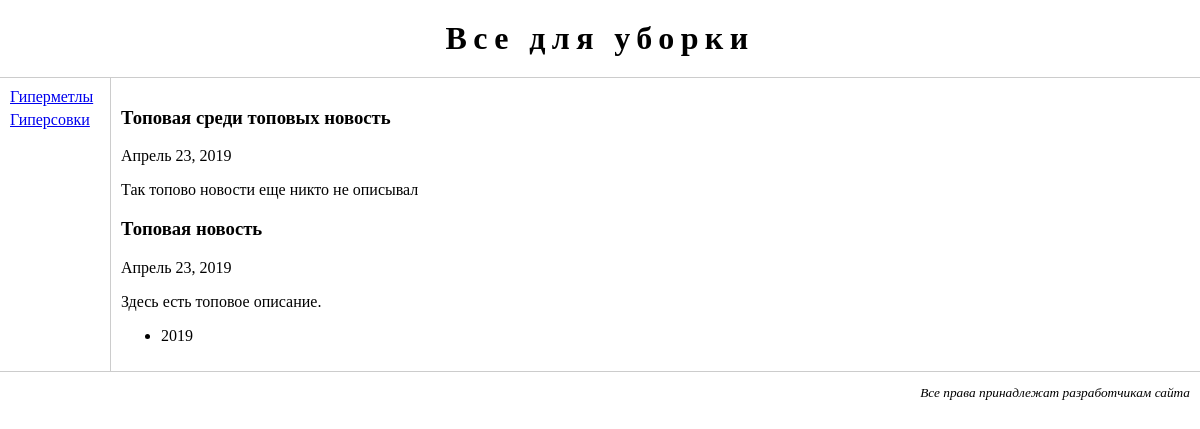
Page /news/ on the committed database.
### goods/models.py (models this page shows, shortened)
class Category(models.Model):
    name = models.CharField(max_length=50, unique=True)
    class Meta:
        db_table = 'goods_category'
        ordering = ['name',]
        verbose_name = 'категория'
        verbose_name_plural = 'категории'

### news/models.py (models this page shows, shortened)
class New(models.Model):
    title = models.CharField(max_length=100, db_index=True)
    description = models.TextField()
    content = models.TextField()
    pub_date = models.DateField(db_index=True, auto_now_add = True)
    class Meta:
        db_table = 'news_category'
        verbose_name = 'новость'
        verbose_name_plural = 'новости'

### news/views.py (the view)
# urls.py: path('', NewsArchiveView.as_view(), name = 'news_archive'),
class NewsArchiveView(ArchiveIndexView):
    model = New
    date_field = 'pub_date'
    template_name = 'news/index.html'
    def get_context_data(self, **kwargs):
        context = super(NewsArchiveView, self).get_context_data(**kwargs)
        context['cats'] = Category.objects.order_by('name')
        return context

### news/templates/news/index.html (shortened to what this page needs)
{% extends 'base.html' %}
{% block main %}
    {% for new in latest %}
        <h3>{{ new.title }}</h3>
        <p>{{ new.pub_date }}</p>
        <p>{{ new.description }}</p>
    {% endfor %}
    <ul>
        {% for date in date_list %}
        <li>{{ date|date:'Y' }}</li>
        {% endfor %}
    </ul>
{% endblock %}

### templates/base.html (shortened to what this page needs)
{% load static %}
<!DOCTYPE html>
<html>
    <head>
        <link rel="stylesheet" type="text/css" href="{% static 'css/main.css' %}">
    </head>
    <body>
        <div id="header">
            <h1>Все для уборки</h1>
        </div>
        <div id="leftmenu">
            <ul>
                {% for cat in cats %}
                    <li><a href="{% url 'index' cat.id %}">{{ cat.name }}</a></li>
                {% endfor %}
            </ul>
        </div>
        <div id="main">
            {% block main %}{% endblock %}
        </div>
        <div id="footer">
            <p>Все права принадлежат разработчикам сайта</p>
        </div>
    </body>
</html>

### static/css/main.css (style rules this page uses)
body { margin: 0px; padding: 0px; }
#header { text-align: center; border-bottom: 1px #cccccc solid; }
#header h1 { margin: 20px 0px 20px 0px; letter-spacing: 0.2em; }
#leftmenu { float: left; width: 100px; padding: 10px; }
#leftmenu ul { margin: 0px; padding: 0px; }
#leftmenu ul li { list-style-type: none; margin-bottom: 5px; }
#main { margin-left: 110px; border-left: 1px #cccccc solid; padding: 10px; }
#footer { text-align: right; border-top: 1px #cccccc solid; padding-right: 10px; }
#footer p { font-size: smaller; font-style: italic; }

### rows in the picture
Category: name "Гиперметлы"
Category: name "Гиперсовки"
New: title "Топовая среди топовых новость", pub_date "Апрель 23, 2019", description "Так топово новости еще никто не описывал"
New: title "Топовая новость", pub_date "Апрель 23, 2019", description "Здесь есть топовое описание."

### other values in the picture
{{ date|date:'Y' }} "2019"
